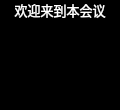
<?xml version="1.0" encoding="UTF-8"?>
<ui version="4.0">
 <class>UserShow</class>
 <widget class="QWidget" name="UserShow">
  <property name="geometry">
   <rect>
    <x>0</x>
    <y>0</y>
    <width>120</width>
    <height>110</height>
   </rect>
  </property>
  <property name="minimumSize">
   <size>
    <width>120</width>
    <height>110</height>
   </size>
  </property>
  <property name="font">
   <font>
    <family>楷体</family>
    <pointsize>10</pointsize>
   </font>
  </property>
  <property name="windowTitle">
   <string>Form</string>
  </property>
  <property name="styleSheet">
   <string notr="true">background-color: rgb(0, 0, 0);
color: rgb(255, 255, 255);</string>
  </property>
  <layout class="QVBoxLayout" name="verticalLayout">
   <property name="spacing">
    <number>0</number>
   </property>
   <property name="leftMargin">
    <number>0</number>
   </property>
   <property name="topMargin">
    <number>0</number>
   </property>
   <property name="rightMargin">
    <number>0</number>
   </property>
   <property name="bottomMargin">
    <number>0</number>
   </property>
   <item>
    <widget class="QLabel" name="lb_name">
     <property name="minimumSize">
      <size>
       <width>0</width>
       <height>20</height>
      </size>
     </property>
     <property name="maximumSize">
      <size>
       <width>16777215</width>
       <height>20</height>
      </size>
     </property>
     <property name="text">
      <string>欢迎来到本会议</string>
     </property>
     <property name="alignment">
      <set>Qt::AlignCenter</set>
     </property>
    </widget>
   </item>
   <item>
    <spacer name="verticalSpacer">
     <property name="orientation">
      <enum>Qt::Vertical</enum>
     </property>
     <property name="sizeHint" stdset="0">
      <size>
       <width>20</width>
       <height>147</height>
      </size>
     </property>
    </spacer>
   </item>
  </layout>
 </widget>
 <resources/>
 <connections/>
</ui>
